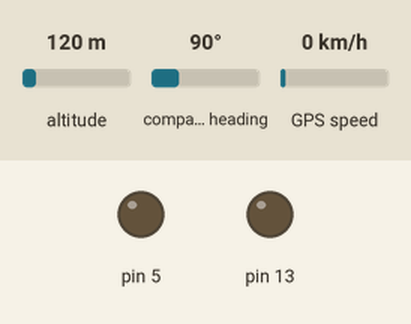
The sketch below on a simulated Arduino Uno, built with avr-gcc and run on an emulated ATmega328P. Parts: output pins drawn as LEDs (lit = HIGH). Inputs (shaded band) come from the test bench; at power-on: altitude 120 m, compass heading 90°, GPS speed 0 km/h. Storage starts empty; the GPS gets a fix after 3 s at 37.7749, -122.4194 with 8 satellites.

Above: at 0.1 s.
At 3.3 s:
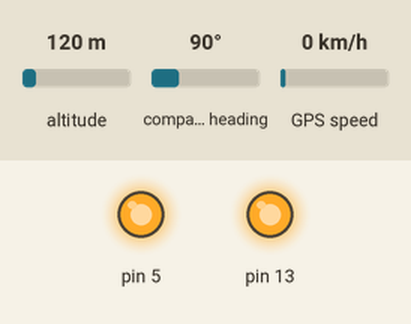
Timing chart, 0 to 4.8 s (numbered marks = the images above):
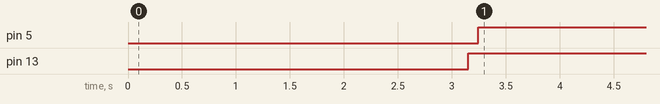

Measured:
- by itself, pin 5, pin 13: LOW → HIGH at 3.2 s

The sketch:

caloscdosd.ino
```cpp
#include <SPI.h>
#include <SoftwareSerial.h>
#include <SD.h>
#include <TinyGPS.h>
#include <Wire.h>
#include <I2Cdev.h>
#include <MPU9250.h>

SoftwareSerial gpsBoard (8, 9);
TinyGPS gps;
MPU9250 accelgyro;
I2Cdev   I2C_M;

int buttonState = HIGH;
int ledState = -1;
long lastDebounceTime = 0;
long debounceDelay = 1000;

const int chipSelect = 4;
char filename[16];

uint8_t buffer_m[6];
int16_t ax, ay, az;
int16_t gx, gy, gz;
int16_t mx, my, mz;

float Axyz[3];


const float alpha = 0.5;
double fXg = 0;
double fYg = 0;
double fZg = 0;

static void print_float(float val, float invalid, int len, int prec);
static void print_int(unsigned long val, unsigned long invalid, int len);
static void print_date(TinyGPS &gps);
bool newData = false;

bool start = 1;

File dataFile;

void setup() {

  pinMode(6, INPUT_PULLUP);
  pinMode(13, OUTPUT);
  pinMode(5, OUTPUT);

  //  Serial.begin(9600);
  //  while (!Serial);
  delay(25);
  gpsBoard.begin(9600);
  delay(25);
  Wire.begin();
  delay(25);
  accelgyro.initialize();
  delay(25);

  if (!SD.begin(chipSelect)) {
    // Serial.println("Card failed, or not present");
    // don't do anything more:
    digitalWrite(13, LOW);
    return;
  }

  int n = 0;
  snprintf(filename, sizeof(filename), "zapis%03d.txt", n); // includes a three-digit sequence number in the file name
  while (SD.exists(filename)) {
    n++;
    snprintf(filename, sizeof(filename), "zapis%03d.txt", n);
  }
  dataFile = SD.open(filename, FILE_READ);
  //  Serial.println(n);
  //  Serial.println(filename);
  dataFile.close();
  delay(1000);


}

void loop()
{
  getAccel_Data();

  for (unsigned long start = millis(); millis() - start < 300;)
  {
    while (gpsBoard.available())
    {
      char c = gpsBoard.read();
      if (gps.encode(c)) // Did a new valid sentence come in?
      {
        newData = true;
        digitalWrite(13, HIGH);
      }
    }
  }

  if (newData == true && start == 1)
  {
    dataFile = SD.open(filename, FILE_WRITE);
    if (dataFile)
    {
      //      Serial.println("REJESTRATOR v1.0");
      //      Serial.println("by BOGON");
      //      Serial.println();
      //      Serial.println();
      //      Serial.println("Data       Godzina      Szerokosc Dlugosc    Wysokosc SATS Przyspiezenie   Pochylenie");
      //      Serial.println("                        (deg)     (deg)      (m)           X, Y, Z                  Przechylenie");
      //      Serial.println("----------------------------------------------------------------------------------------------------------------");


      dataFile.println("REJESTRATOR v1.0");
      dataFile.println("by BOGON");
      dataFile.println();
      dataFile.println();
      dataFile.println("Data       Godzina      Szerokosc Dlugosc    Wysokosc SATS Przyspiezenie   Pochylenie");
      dataFile.println("                        (deg)     (deg)      (m)           X, Y, Z                  Przechylenie");
      dataFile.println("----------------------------------------------------------------------------------------------------------------");
      dataFile.close();
    }
    start = 0;

  }

  if (newData == true)
  {
    digitalWrite(5, HIGH);
    dataFile = SD.open(filename, FILE_WRITE);
    if (dataFile)
    {

      float flat, flon;
      unsigned long date, time;

      print_date(gps);
      dataFile.print("\t");
      dataFile.print('\t');
      //      Serial.print("\t");
      gps.f_get_position(&flat, &flon);

      print_float(flat, TinyGPS::GPS_INVALID_F_ANGLE, 10, 6);
      print_float(flon, TinyGPS::GPS_INVALID_F_ANGLE, 11, 6);
      print_float(gps.f_altitude(), TinyGPS::GPS_INVALID_F_ALTITUDE, 7, 2);
      dataFile.print("  ");
      //      Serial.print("  ");
      print_int(gps.satellites(), TinyGPS::GPS_INVALID_SATELLITES, 5);

      dataFile.print(Axyz[0]);
      dataFile.print(",");
      dataFile.print(Axyz[1]);
      dataFile.print(",");
      dataFile.print(Axyz[2]);
      //      Serial.print(Axyz[0]);
      //      Serial.print(",");
      //      Serial.print(Axyz[1]);
      //      Serial.print(",");
      //      Serial.print(Axyz[2]);
      dataFile.print("  ");
      //      Serial.print("  ");
      printRollPitch();

      dataFile.print('\n');
      dataFile.println();
      //      Serial.println();
      dataFile.close();
    }
  }
}


static void print_float(float val, float invalid, int len, int prec)
{
  if (val == invalid)
  {
    while (len-- > 1)
    {
      dataFile = SD.open(filename, FILE_WRITE);
      dataFile.print('*');
      dataFile.print(' ');
      dataFile.close();
    }

  }
  else
  {
    //    Serial.print(val, prec);
    dataFile = SD.open(filename, FILE_WRITE);
    dataFile.print(val, prec);
    dataFile.close();
    int vi = abs((int)val);
    int flen = prec + (val < 0.0 ? 2 : 1); // . and -
    flen += vi >= 1000 ? 4 : vi >= 100 ? 3 : vi >= 10 ? 2 : 1;
    for (int i = flen; i < len; ++i)
    {
      //      Serial.print(' ');
      dataFile = SD.open(filename, FILE_WRITE);
      dataFile.print(' ');
      dataFile.close();
    }

  }
}

static void print_int(unsigned long val, unsigned long invalid, int len)
{
  char sz[32];
  if (val == invalid)
    strcpy(sz, "*******");
  else
    sprintf(sz, "%ld", val);
  sz[len] = 0;
  for (int i = strlen(sz); i < len; ++i)
    sz[i] = ' ';
  if (len > 0)
  {
    sz[len - 1] = ' ';
    //    Serial.print(sz);
    dataFile = SD.open(filename, FILE_WRITE);
    dataFile.print(sz);
    dataFile.close();
  }

}

static void print_date(TinyGPS &gps)
{
  int year;
  byte month, day, hour, minute, second, hundredths;
  unsigned long age;
  gps.crack_datetime(&year, &month, &day, &hour, &minute, &second, &hundredths, &age);
  if (age == TinyGPS::GPS_INVALID_AGE)
  {
    dataFile = SD.open(filename, FILE_WRITE);
    dataFile.print("********** ******** ");
    dataFile.close();

    //   Serial.print("********** ******** ");
  }
  else
  {
    char sz[32];
    sprintf(sz, "%02d/%02d/%02d %02d:%02d:%02d ",
            day, month, year, hour + 2, minute, second);
    //    Serial.print(sz);
    dataFile = SD.open(filename, FILE_WRITE);
    dataFile.print(sz);
    dataFile.close();

  }

}

void getAccel_Data(void)
{
  accelgyro.getMotion9(&ax, &ay, &az, &gx, &gy, &gz, &mx, &my, &mz);
  Axyz[0] = ((double) ax / 16384);
  Axyz[1] = ((double) ay / 16384);
  Axyz[2] = ((double) az / 16384);
}

void printRollPitch(void)
{
  double ppp, rrr;
  //Low Pass Filter
  fXg = Axyz[0] * alpha + (fXg * (1.0 - alpha));
  fYg = Axyz[1] * alpha + (fYg * (1.0 - alpha));
  fZg = Axyz[2] * alpha + (fZg * (1.0 - alpha));

  //Roll & Pitch Equations
  rrr  = (atan2(-fYg, fZg) * 180.0) / M_PI;
  ppp = (atan2(fXg, sqrt(fYg * fYg + fZg * fZg)) * 180.0) / M_PI;

  //  Serial.print(ppp = ppp + 4.5);
  //  Serial.print("  ");
  //  Serial.print(rrr = rrr + 0.6);
  dataFile = SD.open(filename, FILE_WRITE);
  dataFile.print(ppp = ppp + 4.5);
  dataFile.print("  ");
  dataFile.print(rrr = rrr + 0.6);
  dataFile.close();

}
```
